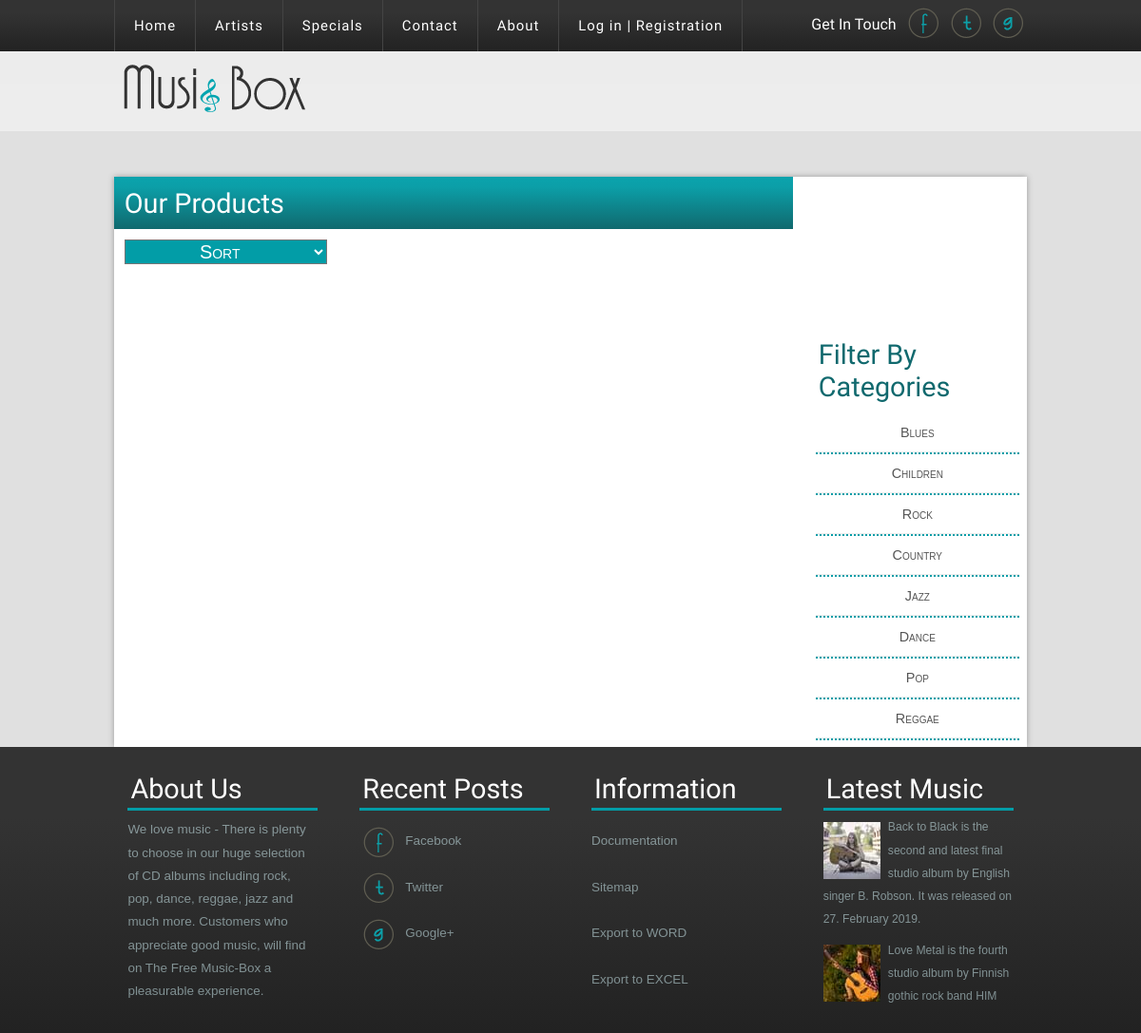
Screenshot of /index.php?page=specials with the database file from the repository.
### tables this page shows
CREATE TABLE `meni` (
  `id` int(11) NOT NULL,
  `naziv` varchar(50) NOT NULL,
  `href` varchar(100) NOT NULL
);

CREATE TABLE `kategorija` (
  `id` int(11) NOT NULL,
  `naziv` varchar(50) NOT NULL
);

CREATE TABLE `informacija` (
  `id` int(11) NOT NULL,
  `naziv` varchar(50) NOT NULL,
  `putanja` varchar(100) NOT NULL
);

### config/connection.php (called while the page is built, shortened)
<?php
try {
    $conn = new PDO("mysql:host=".SERVER.";dbname=".DATABASE.";charset=utf8", USERNAME, PASSWORD);
    $conn->setAttribute(PDO::ATTR_DEFAULT_FETCH_MODE, PDO::FETCH_OBJ);
    $conn->setAttribute(PDO::ATTR_ERRMODE, PDO::ERRMODE_EXCEPTION);
}
catch(PDOException $ex){
    echo $ex->getMessage();
}
function executeQuery($query){
    global $conn;
    return $conn->query($query)->fetchAll();
}

### models/functions.php (called while the page is built, shortened)
<?php
function prikazMenija(){
    return executeQuery("SELECT * FROM meni");
}
function prikazInformacija(){
    return executeQuery("SELECT * FROM informacija");
}
function prikazKategorije(){
    return executeQuery("SELECT * FROM kategorija");
}
?>

### views/pomocni/kategorije.php (the view)
<?php
$rezultat = prikazKategorije();
foreach($rezultat as $rez){
    echo "<li class='kat'><a data-id='$rez->id' class='filter-category' href='#'>$rez->naziv</a></li>";
}

### views/fixed/meni.php
<?php
require_once "config/connection.php";
require_once "models/functions.php";
$rezultat = prikazMenija();
foreach($rezultat as $re){
    echo "<li><a href='index.php?page=$re->href'>$re->naziv</a></li>";
}
if(isset($_SESSION['korisnik'])){
	echo "<li><a href='models/logout.php'>Log out</a></li>";
	if($_SESSION['korisnik']->id_uloga == 2){
		echo "<li><a href='index.php?page=admin'>Admin Panel</a></li>";
	}
}else{
	echo "<li><a href='index.php?page=login'>Log in | Registration</a></li>";
}
?>

### views/pomocni/footerStrana.php
<?php
require_once "config/connection.php";
require_once "models/functions.php";
$rezultat = prikazInformacija();
echo "<div class='wrap'>
			<div class='footer'>
				<div class='section group'>
					<div class='grid_1_of_4 images_1_of_4'>
						<h3>About Us</h3>
						<p>We love music - There is plenty to choose in our huge selection of CD albums including rock, pop, dance, reggae, jazz and much more. Customers who appreciate good music, will find on The Free Music-Box a pleasurable experience.</p>
					</div>
					<div class='grid_1_of_4 images_1_of_4'>
					<h3>Recent Posts</h3>
					<ul class='f-nav'>
						<li>
							<a href='https://www.facebook.com/' target='_blank'>
								<img src='assets/images/facebook.png' alt='' />Facebook</a>
						</li>
						<li>
							<a href='https://twitter.com/'target='_blank'>
								<img src='assets/images/twitter.png' alt='' />Twitter</a>
						</li>
						<li>
							<a href='https://plus.google.com/discover'target='_blank'>
								<img src='assets/images/gplus.png' alt='' />Google+</a>
						</li>
					</ul>
				</div>
					<div class='grid_1_of_4 images_1_of_4'>
						<h3>Information</h3>
                        <ul class='f-nav'>";
                        foreach($rezultat as $rez){
							if($rez->naziv == "Export to WORD"){
								echo "<li>
										<a href='$rez->putanja'>$rez->naziv</a>
									</li>";
							} else if($rez->naziv == "Export to EXCEL"){
								echo "<li>
										<a href='$rez->putanja'>$rez->naziv</a>
									</li>";
							} else {
								echo "<li>
										<a href='data/$rez->putanja' target='_blank'>$rez->naziv</a>
                            		</li>";
							}
                        };
						echo "</ul>
					</div>
					<div class='grid_1_of_4 images_1_of_4'>
						<h3>Latest Music</h3>
						<p>
							<a href='specials.html'>
								<img src='assets/images/art-pic1.jpg' alt='' />Back to Black is the second and latest final studio album by English singer B. Robson. It was released on 27. February 2019.</a>
						</p>
						<p class='top'>
							<a href='specials.html'>
								<img src='assets/images/art-pic2.jpg' alt='' />Love Metal is the fourth studio album by Finnish gothic rock band HIM</a>
						</p>
					</div>
				</div>
			</div>
		</div>";

### assets/css/style.css (style rules this page uses)
html,body,div,span,applet,object,iframe,h1,h2,h3,h4,h5,h6,p,blockquote,pre,a,abbr,acronym,address,big,cite,code,del,dfn,em,img,ins,kbd,q,s,samp,small,strike,strong,sub,sup,tt,var,b,u,i,dl,dt,dd,ol,nav ul,nav li,fieldset,form,label,legend,table,caption,tbody,tfoot,thead,tr,th,td,article,aside,canvas,details,embed,figure,figcaption,footer,header,hgroup,menu,nav,output,ruby,section,summary,time,mark,audio,video { margin:0;padding:0;border:0;font-size:100%;font:inherit;vertical-align:baseline; }
ol,ul { list-style:none;margin:0;padding:0; }
a { text-decoration:none; }
img { max-width:100%; }
body { font-family:"arial", verdana Helvetica, sans-serif; }
.wrap { width: 80%; margin: 0 auto; }
.kat { font-variant: small-caps; border-bottom: 2px dotted #029DA7; text-align: center; }
.nav li:nth-child(1) { border-left: 1px ridge rgb(68, 68, 68); }
.nav li { float: left; position: relative; border-right: 1px ridge rgb(68, 68, 68); }
.nav li a { letter-spacing:1px; font-family: 'Julius Sans One', sans-serif; color: #FFFFFF; font-size: 1.24em; display: block; float: left; font-weight: normal; padding: 18px 20px; position: relative; text-decoration: none; }
.section { clear: both; padding: 0px; margin: 0px; }
.group:before, .group:after { content:""; display:table; }
.group:after { clear:both; }
.group { zoom:1; }
.sidebar-list ul li { display: inherit; line-height: 2.0em; }
.sidebar-list ul li a { padding:4px; display:block; font-size:0.9em; color:#555; text-transform:capitalize; border-bottom: 1px solid #ededed; }
.grid_1_of_4 { display: block; float:left; margin: 1% 0 1% 1.6%; }
.grid_1_of_4:first-child { margin-left: 0; }
.images_1_of_4 { width: 20.8%; padding:1.5%; }
.images_1_of_4 p a img { float: left; margin-right: 4%; margin-top: 1.6%; }
.images_1_of_4 h3 { padding: 1.5%; margin-bottom:4%; text-align: left; font-size: 1.8em; color: #fff; border-bottom: 3px solid #029DA7; font-family: 'Julius Sans One', sans-serif; }
.images_1_of_4 p { font-size: 0.8425em; color: rgba(219, 251, 255, 0.5); line-height: 1.8em; }
.images_1_of_4 p a { font-size: 0.9em; color: rgba(219, 251, 255, 0.5); line-height: 1.6em; vertical-align: top; }
.top { margin-top: 4%; }
.f-nav li { display:inline; }
.f-nav li img { margin-right:8px; vertical-align: middle; }
.f-nav li a { display:block; font-size: 0.8425em; color: rgba(219, 251, 255, 0.5); line-height: 3.6em; }

### rows the page displays
meni: naziv "Home"
meni: naziv "Artists"
meni: naziv "Specials"
meni: naziv "Contact"
meni: naziv "About"
kategorija: naziv "Blues"
kategorija: naziv "Children"
kategorija: naziv "Rock"
kategorija: naziv "Country"
kategorija: naziv "Jazz"
kategorija: naziv "Dance"
kategorija: naziv "Pop"
kategorija: naziv "Reggae"
informacija: naziv "Documentation"
informacija: naziv "Sitemap"
informacija: naziv "Export to WORD"
informacija: naziv "Export to EXCEL"
